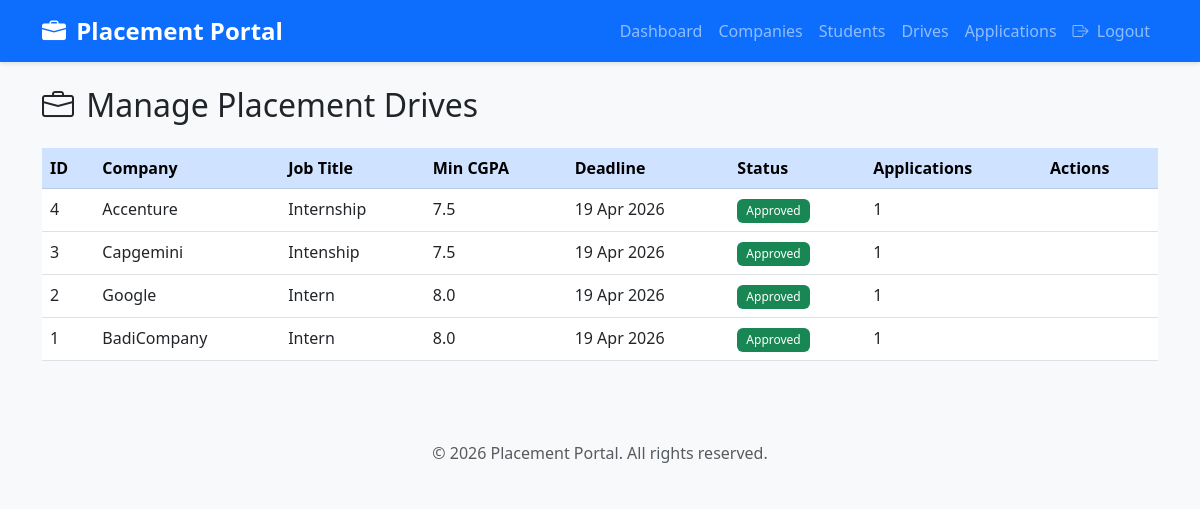
The app's page /admin/drives (signed in) with its own data.
### models.py (models this page shows, shortened)
class PlacementDrive(db.Model):
    __tablename__ = 'placement_drive'
    id = db.Column(db.Integer, primary_key=True)
    company_id = db.Column(db.Integer, db.ForeignKey('company.id'), nullable=False)
    job_title = db.Column(db.String(100), nullable=False)
    job_description = db.Column(db.Text, nullable=False)
    eligibility_criteria = db.Column(db.Text, nullable=False)  # e.g., "CGPA >= 7.0"
    min_cgpa = db.Column(db.Float, default=0.0)
    salary_package = db.Column(db.String(50))  # e.g., "10-12 LPA"
    job_location = db.Column(db.String(100))
    application_deadline = db.Column(db.DateTime, nullable=False)
    status = db.Column(db.String(20), default='Pending')  # Pending, Approved, Closed, Rejected
    created_at = db.Column(db.DateTime, default=datetime.utcnow)
    applications = db.relationship('Application', backref='placement_drive', lazy=True, cascade='all, delete-orphan')

class Company(UserMixin, db.Model):
    __tablename__ = 'company'
    id = db.Column(db.Integer, primary_key=True)
    company_name = db.Column(db.String(100), nullable=False)
    email = db.Column(db.String(120), unique=True, nullable=False)
    password_hash = db.Column(db.String(200), nullable=False)
    hr_name = db.Column(db.String(100), nullable=False)
    hr_contact = db.Column(db.String(15), nullable=False)
    website = db.Column(db.String(200))
    description = db.Column(db.Text)
    is_approved = db.Column(db.Boolean, default=False)  # Admin approval required
    is_blacklisted = db.Column(db.Boolean, default=False)
    created_at = db.Column(db.DateTime, default=datetime.utcnow)
    placement_drives = db.relationship('PlacementDrive', backref='company', lazy=True, cascade='all, delete-orphan')

### app.py (the view)
@app.route('/admin/drives')
@login_required
def admin_drives():
    if not isinstance(current_user, Admin):
        flash('Unauthorized access!', 'danger')
        return redirect(url_for('index'))
    drives = PlacementDrive.query.order_by(PlacementDrive.created_at.desc()).all()
    return render_template('admin/drives.html', drives=drives)

### app.py (called while the page is built)
@login_manager.user_loader
def load_user(user_id):
    if user_id.startswith('admin_'):
        return Admin.query.get(int(user_id.split('_')[1]))
    elif user_id.startswith('company_'):
        return Company.query.get(int(user_id.split('_')[1]))
    elif user_id.startswith('student_'):
        return Student.query.get(int(user_id.split('_')[1]))
    return None

### templates/admin/drives.html (shortened to what this page needs)
{% extends "base.html" %}
{% block content %}
<h2 class="mb-4"><i class="bi bi-briefcase"></i> Manage Placement Drives</h2>
<div class="table-responsive">
    <table class="table table-hover">
        <thead class="table-primary">
            <tr>
                <th>ID</th>
                <th>Company</th>
                <th>Job Title</th>
                <th>Min CGPA</th>
                <th>Deadline</th>
                <th>Status</th>
                <th>Applications</th>
                <th>Actions</th>
            </tr>
        </thead>
        <tbody>
            {% for drive in drives %}
            <tr>
                <td>{{ drive.id }}</td>
                <td>{{ drive.company.company_name }}</td>
                <td>{{ drive.job_title }}</td>
                <td>{{ drive.min_cgpa }}</td>
                <td>{{ drive.application_deadline.strftime('%d %b %Y') }}</td>
                <td>
                    {% if drive.status == 'Approved' %}
                        <span class="badge bg-success">{{ drive.status }}</span>
                    {% elif drive.status == 'Pending' %}
                        <span class="badge bg-warning">{{ drive.status }}</span>
                    {% elif drive.status == 'Rejected' %}
                        <span class="badge bg-danger">{{ drive.status }}</span>
                    {% else %}
                        <span class="badge bg-secondary">{{ drive.status }}</span>
                    {% endif %}
                </td>
                <td>{{ drive.applications|length }}</td>
                <td>
                </td>
            </tr>
            {% endfor %}
        </tbody>
    </table>
</div>
{% endblock %}

### templates/base.html (shortened to what this page needs)
<!DOCTYPE html>
<html lang="en">
<head>
    <link href="https://cdn.jsdelivr.net/npm/bootstrap@5.3.0/dist/css/bootstrap.min.css" rel="stylesheet">
    <link rel="stylesheet" href="https://cdn.jsdelivr.net/npm/bootstrap-icons@1.11.0/font/bootstrap-icons.css">
    <link rel="stylesheet" href="{{ url_for('static', filename='css/style.css') }}">
</head>
<body>
    <nav class="navbar navbar-expand-lg navbar-dark bg-primary">
        <div class="container">
            <a class="navbar-brand fw-bold" href="{{ url_for('index') }}">
                <i class="bi bi-briefcase-fill"></i> Placement Portal
            </a>
            <div class="collapse navbar-collapse" id="navbarNav">
                <ul class="navbar-nav ms-auto">
                    {% if current_user.is_authenticated %}
                        {% if current_user.__class__.__name__ == 'Admin' %}
                            <li class="nav-item"><a class="nav-link" href="{{ url_for('admin_dashboard') }}">Dashboard</a></li>
                            <li class="nav-item"><a class="nav-link" href="{{ url_for('admin_companies') }}">Companies</a></li>
                            <li class="nav-item"><a class="nav-link" href="{{ url_for('admin_students') }}">Students</a></li>
                            <li class="nav-item"><a class="nav-link" href="{{ url_for('admin_drives') }}">Drives</a></li>
                            <li class="nav-item"><a class="nav-link" href="{{ url_for('admin_applications') }}">Applications</a></li>
                        {% elif current_user.__class__.__name__ == 'Company' %}
                            <li class="nav-item"><a class="nav-link" href="{{ url_for('company_dashboard') }}">Dashboard</a></li>
                            <li class="nav-item"><a class="nav-link" href="{{ url_for('company_create_drive') }}">Create Drive</a></li>
                        {% endif %}
                        <li class="nav-item"><a class="nav-link" href="{{ url_for('logout') }}"><i class="bi bi-box-arrow-right"></i> Logout</a></li>
                    {% else %}
                        <li class="nav-item"><a class="nav-link" href="{{ url_for('login') }}">Login</a></li>
                        <li class="nav-item"><a class="nav-link" href="{{ url_for('register') }}">Register</a></li>
                    {% endif %}
                </ul>
            </div>
        </div>
    </nav>
    <main class="container my-4">
        {% block content %}{% endblock %}
    </main>
    <footer class="bg-light text-center text-muted py-3 mt-5">
        <p class="mb-0">&copy; 2026 Placement Portal. All rights reserved.</p>
    </footer>
</body>
</html>

### static/css/style.css (style rules this page uses)
body { font-family: 'Segoe UI', Tahoma, Geneva, Verdana, sans-serif; background-color: #f8f9fa; }
.badge { padding: 0.5em 0.75em; font-weight: 500; }
thead { position: sticky; top: 0; z-index: 10; }
.navbar { box-shadow: 0 2px 4px rgba(0,0,0,0.1); }
.navbar-brand { font-size: 1.5rem; }
footer { margin-top: auto; }
.bi { margin-right: 0.25rem; }
.table-hover tbody tr { cursor: pointer; }

### records on screen
PlacementDrive: id "4", company.company_name "Accenture", job_title "Internship", min_cgpa "7.5", application_deadline "19 Apr 2026", status "Approved", applications|length "1"
PlacementDrive: id "3", company.company_name "Capgemini", job_title "Intenship", min_cgpa "7.5", application_deadline "19 Apr 2026", status "Approved", applications|length "1"
PlacementDrive: id "2", company.company_name "Google", job_title "Intern", min_cgpa "8.0", application_deadline "19 Apr 2026", status "Approved", applications|length "1"
PlacementDrive: id "1", company.company_name "BadiCompany", job_title "Intern", min_cgpa "8.0", application_deadline "19 Apr 2026", status "Approved", applications|length "1"
